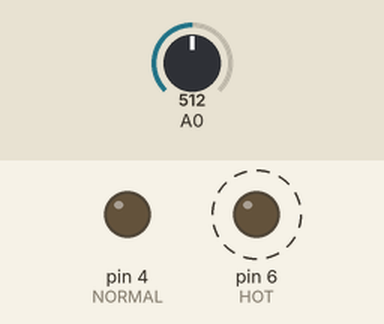
Recording of a sketch running on a simulated Arduino Uno, built with avr-gcc and run on an emulated ATmega328P. On the bench: output pins drawn as LEDs (lit = HIGH). Dashed ring = blinking. The test bench sets the inputs (shaded band); at power-on: A0 = 512.

Above: at 1.3 s.
1.4 s: A0 set to 50
4.4 s: A0 set to 47
At 5.3 s:
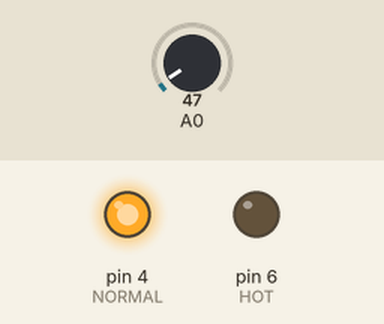
Timing chart, 0 to 7.4 s (numbered marks = the images above; inputs shaded):
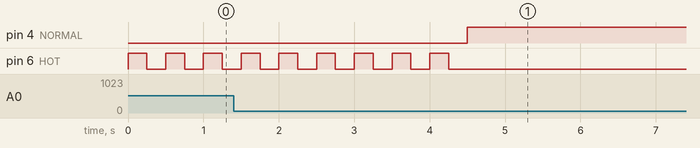

Measured:
- the behaviour switches between 48 and 47 on A0 (found by bisection; images 0 and 1)
- after the input at 4.4 s, pin 4 (NORMAL): LOW → HIGH after 0.10 s; pin 6 (HOT): stops changing and stays LOW
- by itself, pin 6 (HOT): alternates HIGH for 0.25 s and LOW for 0.25 s

The sketch:

QuickReadThermometer.ino
```cpp
// Project 8 - Creating a Quick-Read Thermometer

//define the pins that the LEDs are connected to:
#define HOT 6
#define NORMAL 4
#define COLD  2

float voltage = 0;
float celsius = 0;
float hotTemp = 19;
float coldTemp = 17;
float sensor = 0;


void setup()
{
  pinMode (HOT, OUTPUT);
  pinMode (NORMAL, OUTPUT);
  pinMode (COLD, OUTPUT);

}


void loop()
{
  //read the temperature sensor and convert to degrees celsius
  sensor = analogRead(0);
  voltage = ( sensor * 15000 ) / 1024;   // convert raw sensor value to millivolts
  voltage = voltage - 500;              // remove voltage offset
  celsius = voltage / 10;               // convert millivolts to celsius
  // act on temp range

  if ( celsius < coldTemp )
  {
      digitalWrite(COLD, HIGH);
      delay(1000);
      digitalWrite(COLD, LOW);
  }

  else if ( celsius > coldTemp && celsius <= hotTemp )
  {
      digitalWrite(NORMAL, HIGH);
      delay(1000);
      digitalWrite(NORMAL, LOW);
  }

  else
  {
      // celsius is > hotTemp
        digitalWrite(HOT,HIGH);
        delay(250);
        digitalWrite(HOT, LOW);
        delay(250);
  }
}
```
